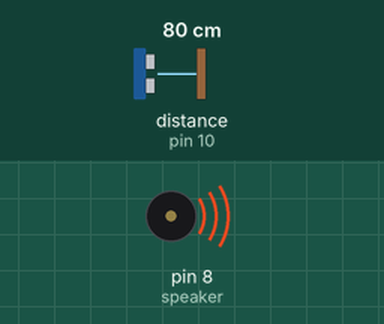
Bench run of a sketch on a simulated Arduino Uno, built with avr-gcc and run on an emulated ATmega328P. Shown: buzzer (waves = sounding). Wiring (inferred from the names in the program): ultrasonic range finder: trigger pin 9; echo pin 10. The test bench sets the inputs (shaded band); at power-on: distance to the obstacle (sensor on pin 10) 80 cm. The echo pulse lasts 58.3 µs per cm; what the sketch prints to the serial monitor is not drawn.

Above: at 1.2 s.
1.3 s: distance to the obstacle (sensor on pin 10) set to 250 cm
Timing chart, 0 to 4.3 s (numbered marks = the images above; inputs shaded):
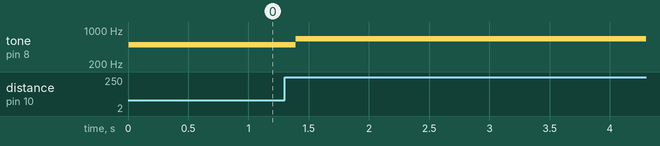

Measured:
- after the input at 1.3 s, tone on pin 8 (speaker): 494 Hz → 659 Hz after 0.09 s

The sketch:

speaker1.ino
```cpp
const int TRIG_PIN = 9;
const int ECHO_PIN = 10;
const int MAX_DISTANCE = 450;
const int speaker = 8;
const long SOUND_SPEED = 34000;
const long TIMEOUT = (2 * MAX_DISTANCE * 1000000)/SOUND_SPEED;

void setup()
{
  Serial.begin(9600);
  pinMode(TRIG_PIN, OUTPUT);
  digitalWrite(TRIG_PIN, LOW);
  pinMode(speaker, OUTPUT);
  digitalWrite(speaker, LOW);


  pinMode(ECHO_PIN, INPUT);
}

void loop()
{
  long duration = ping_sonar();
  if (duration > 0) {
    float distance = (duration * 1e-6 * SOUND_SPEED) / 2;

    //Serial.print("Ping: ");
    //Serial.print(duration);
    Serial.print("Distance: ");
    Serial.print(distance);
    Serial.println(" cm");
    if(distance <= 1) {
      tone(speaker, 220);
    } else if(distance > 1 && distance <= 4) {
      tone(speaker, 233);
    } else if(distance > 4 && distance <= 7) {
      tone(speaker, 247);
    } else if(distance > 7 && distance <= 10) {
      tone(speaker, 262);
    } else if(distance > 10 && distance <= 15) {
      tone(speaker, 277);
    } else if(distance > 15 && distance <= 20) {
      tone(speaker, 294);
    } else if(distance > 20 && distance <= 25) {
      tone(speaker, 311);
    } else if(distance > 25 && distance <= 30) {
      tone(speaker, 330);
    } else if(distance > 30 && distance <= 35) {
      tone(speaker, 349);
    } else if(distance > 35 && distance <= 40) {
      tone(speaker, 370);
    } else if(distance > 40 && distance <= 45) {
      tone(speaker, 392);
    } else if(distance > 45 && distance <= 50) {
      tone(speaker, 415);
    } else if(distance > 50 && distance <= 60) {
      tone(speaker, 440);
    } else if(distance > 60 && distance <= 70) {
      tone(speaker, 466);
    } else if(distance > 70 && distance <= 80) {
      tone(speaker, 494);
    } else if(distance > 80 && distance <= 90) {
      tone(speaker, 523);
    } else if(distance > 90 && distance <= 100) {
      tone(speaker, 554);
    } else if(distance > 100 && distance <= 150) {
      tone(speaker, 587);
    } else if(distance > 150 && distance <= 200) {
      tone(speaker, 622);
    } else if(distance > 200 && distance <= 250) {
      tone(speaker, 659);
    } else if(distance > 250 && distance <= 300) {
      tone(speaker, 698);
    } else if(distance > 300 && distance <= 350) {
      tone(speaker, 740);
    } else if(distance > 350 && distance <= 400) {
      tone(speaker, 784);
    } else {
      tone(speaker, 831);
    }
  } else {
    Serial.println("No ping.");
    tone(speaker, 550);
  }

 delay(100);
}

long ping_sonar(void)
{
  digitalWrite(TRIG_PIN, HIGH);
  delayMicroseconds(10);
  digitalWrite(TRIG_PIN, LOW);
  return pulseIn(ECHO_PIN, HIGH, TIMEOUT);
}
```
